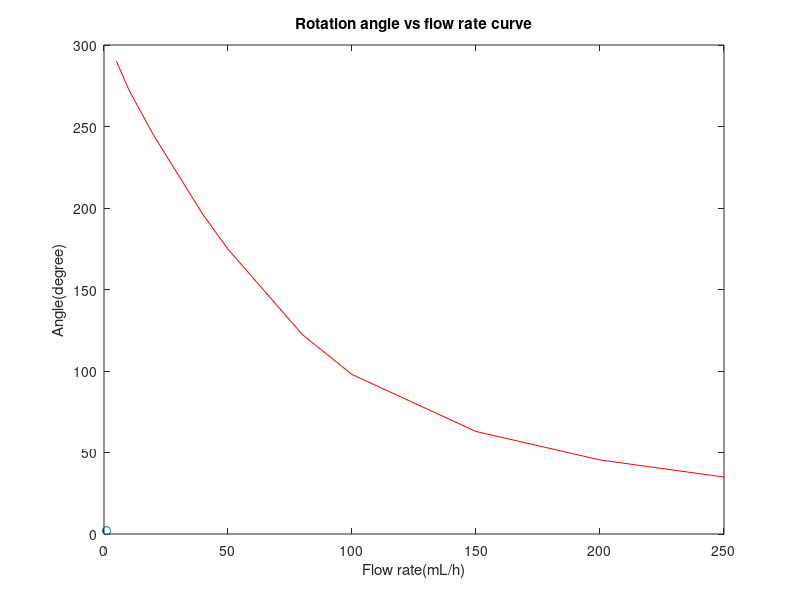

Write the MATLAB code that produced this figure.
flow=[5,10,20,30,40,50,60,80,100,125,150,200,250];
circ=[8.3,7.8,7,6.3,5.6,5,4.5,3.5,2.8,2.3,1.8,1.3,1];
ang=(circ/10.3)*360;
%%
plot(flow,ang,"r",LineWidth=2,Marker="o");
xlabel("Flow rate(mL/h)");
ylabel("Angle(degree)");
title("Rotation angle vs flow rate curve");
